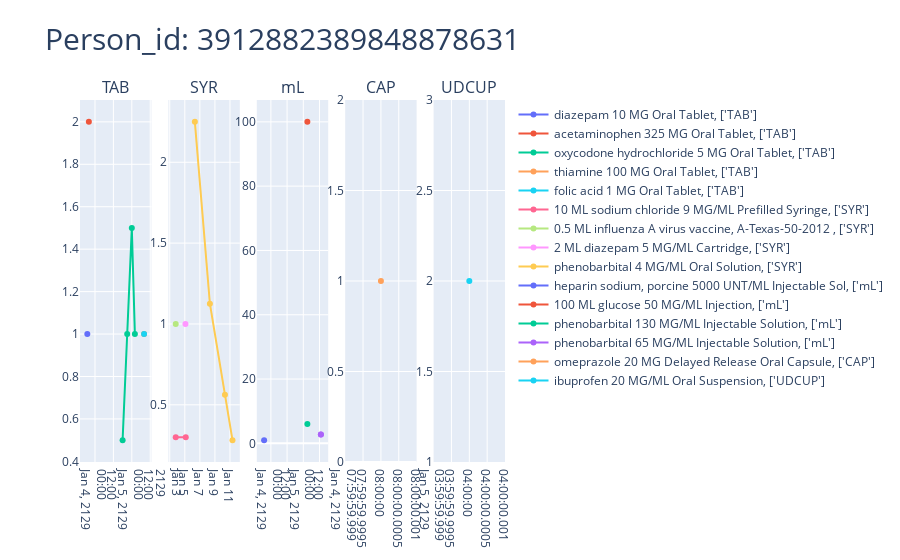

Here is the notebook cell this chart was saved with:
### Code cell
patient = patient.sort_values(by='drug_exposure_start_datetime')
number_types = patient.dose_unit_source_value.describe()['unique']

fig3 = make_subplots(rows = 1, cols = number_types, subplot_titles=(patient.dose_unit_source_value.value_counts().index))
colonne = 1

for drug_type in patient.dose_unit_source_value.value_counts().index:
    #print(drug_type)

    for d in patient[patient.dose_unit_source_value == drug_type].concept_name.unique():
        
        temp = patient[patient.concept_name == d]
        nom_drug = str(d)[0:50] # I hav to limit because some are too long... ut How to be sue we have everything needed ?

        #print(temp.dose_unit_source_value.unique())
        fig3.add_trace(go.Scatter(x = temp.drug_exposure_start_datetime, y = temp.quantity, name=f'{nom_drug}, {temp.dose_unit_source_value.unique()}'), row=1, col=colonne)

    colonne += 1

fig3.update_layout(title=dict(text=f'Person_id: {patient.person_id[0]}', font=dict(size=30)))



fig3.show()

### Figure 1 — Plotly figure (JSON) as saved in the notebook; plotly's stock layout.template omitted (floating-point values rounded to 4 significant figures)
{"data": [{"name": "diazepam 10 MG Oral Tablet, ['TAB']", "type": "scatter", "x": ["2129-01-03 19:00:00"], "xaxis": "x", "y": [1], "yaxis": "y"}, {"name": "acetaminophen 325 MG Oral Tablet, ['TAB']", "type": "scatter", "x": ["2129-01-03 20:00:00"], "xaxis": "x", "y": [2], "yaxis": "y"}, {"name": "oxycodone hydrochloride 5 MG Oral Tablet, ['TAB']", "type": "scatter", "x": ["2129-01-04 18:00:00", "2129-01-04 21:00:00", "2129-01-05 00:00:00", "2129-01-05 02:00:00"], "xaxis": "x", "y": [0.5, 1, 1.5, 1], "yaxis": "y"}, {"name": "nan, []", "type": "scatter", "x": [], "xaxis": "x", "y": [], "yaxis": "y"}, {"name": "thiamine 100 MG Oral Tablet, ['TAB']", "type": "scatter", "x": ["2129-01-05 08:00:00"], "xaxis": "x", "y": [1], "yaxis": "y"}, {"name": "folic acid 1 MG Oral Tablet, ['TAB']", "type": "scatter", "x": ["2129-01-05 08:00:00"], "xaxis": "x", "y": [1], "yaxis": "y"}, {"name": "10 ML sodium chloride 9 MG/ML Prefilled Syringe, ['SYR']", "type": "scatter", "x": ["2129-01-03 19:00:00", "2129-01-05 03:00:00"], "xaxis": "x2", "y": [0.3, 0.3], "yaxis": "y2"}, {"name": "0.5 ML influenza A virus vaccine, A-Texas-50-2012 , ['SYR']", "type": "scatter", "x": ["2129-01-03 19:00:00"], "xaxis": "x2", "y": [1], "yaxis": "y2"}, {"name": "2 ML diazepam 5 MG/ML Cartridge, ['SYR']", "type": "scatter", "x": ["2129-01-05 02:00:00"], "xaxis": "x2", "y": [1], "yaxis": "y2"}, {"name": "phenobarbital 4 MG/ML Oral Solution, ['SYR']", "type": "scatter", "x": ["2129-01-06 08:00:00", "2129-01-08 08:00:00", "2129-01-10 08:00:00", "2129-01-11 08:00:00"], "xaxis": "x2", "y": [2.25, 1.125, 0.5625, 0.2813], "yaxis": "y2"}, {"name": "heparin sodium, porcine 5000 UNT/ML Injectable Sol, ['mL']", "type": "scatter", "x": ["2129-01-03 19:00:00"], "xaxis": "x3", "y": [1], "yaxis": "y3"}, {"name": "100 ML glucose 50 MG/ML Injection, ['mL']", "type": "scatter", "x": ["2129-01-05 03:00:00"], "xaxis": "x3", "y": [100], "yaxis": "y3"}, {"name": "phenobarbital 130 MG/ML Injectable Solution, ['mL']", "type": "scatter", "x": ["2129-01-05 03:00:00"], "xaxis": "x3", "y": [6], "yaxis": "y3"}, {"name": "phenobarbital 65 MG/ML Injectable Solution, ['mL']", "type": "scatter", "x": ["2129-01-05 13:00:00", "2129-01-05 13:00:00"], "xaxis": "x3", "y": [2.769, 2.769], "yaxis": "y3"}, {"name": "omeprazole 20 MG Delayed Release Oral Capsule, ['CAP']", "type": "scatter", "x": ["2129-01-04 08:00:00"], "xaxis": "x4", "y": [1], "yaxis": "y4"}, {"name": "ibuprofen 20 MG/ML Oral Suspension, ['UDCUP']", "type": "scatter", "x": ["2129-01-05 04:00:00"], "xaxis": "x5", "y": [2], "yaxis": "y5"}], "layout": {"annotations": [{"font": {"size": 16}, "showarrow": false, "text": "TAB", "x": 0.084, "xanchor": "center", "xref": "paper", "y": 1, "yanchor": "bottom", "yref": "paper"}, {"font": {"size": 16}, "showarrow": false, "text": "SYR", "x": 0.292, "xanchor": "center", "xref": "paper", "y": 1, "yanchor": "bottom", "yref": "paper"}, {"font": {"size": 16}, "showarrow": false, "text": "mL", "x": 0.5, "xanchor": "center", "xref": "paper", "y": 1, "yanchor": "bottom", "yref": "paper"}, {"font": {"size": 16}, "showarrow": false, "text": "CAP", "x": 0.708, "xanchor": "center", "xref": "paper", "y": 1, "yanchor": "bottom", "yref": "paper"}, {"font": {"size": 16}, "showarrow": false, "text": "UDCUP", "x": 0.916, "xanchor": "center", "xref": "paper", "y": 1, "yanchor": "bottom", "yref": "paper"}], "title": {"font": {"size": 30}, "text": "Person_id: 3912882389848878631"}, "xaxis": {"anchor": "y", "domain": [0, 0.168]}, "xaxis2": {"anchor": "y2", "domain": [0.208, 0.376]}, "xaxis3": {"anchor": "y3", "domain": [0.416, 0.584]}, "xaxis4": {"anchor": "y4", "domain": [0.624, 0.792]}, "xaxis5": {"anchor": "y5", "domain": [0.832, 1]}, "yaxis": {"anchor": "x", "domain": [0, 1]}, "yaxis2": {"anchor": "x2", "domain": [0, 1]}, "yaxis3": {"anchor": "x3", "domain": [0, 1]}, "yaxis4": {"anchor": "x4", "domain": [0, 1]}, "yaxis5": {"anchor": "x5", "domain": [0, 1]}}}
